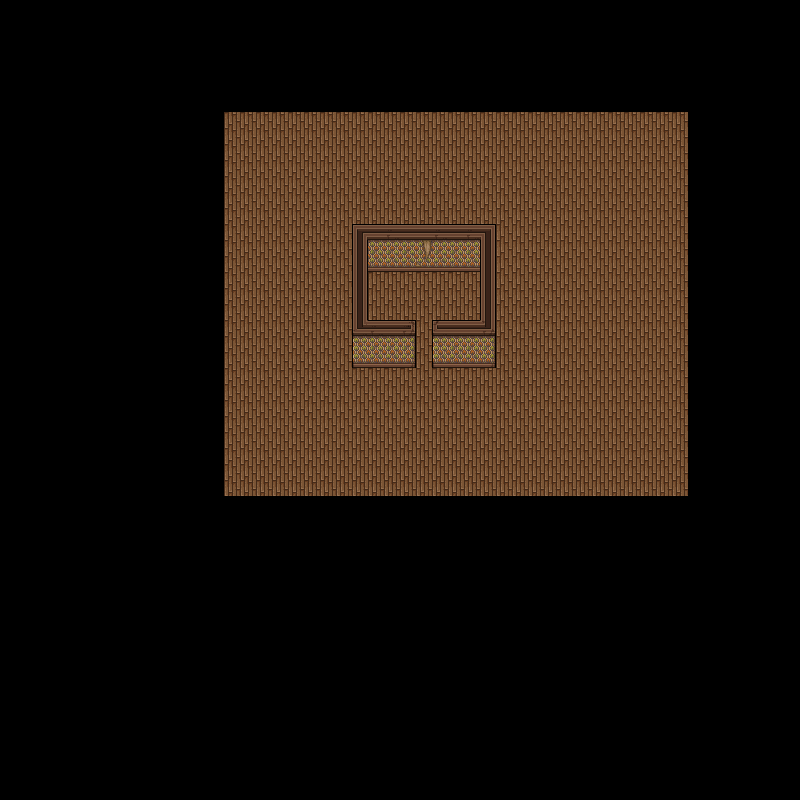

A level layout from a 2D game, rendered from its tile map. Below: a short description, then the map file with tile-grid data replaced by summaries:
An orthogonal 50x50 tile map with 16x16 px tiles, 2 tile layers (floor2, walls), 2 tilesets.

<map version="1.2" tiledversion="1.2.1" orientation="orthogonal" renderorder="right-down" width="50" height="50" tilewidth="16" tileheight="16" infinite="0" nextlayerid="3" nextobjectid="1">
 <tileset firstgid="1" name="floor2" tilewidth="16" tileheight="16" tilecount="128" columns="8">
  <image source="../images/horror-city/walls-floors/int/floor2.png" width="128" height="256" />
 </tileset>
 <tileset firstgid="129" name="Interior" tilewidth="16" tileheight="16" tilecount="1104" columns="23">
  <image source="../images/horror-city/walls-floors/int/Interior.png" width="368" height="768" />
 </tileset>
 <layer id="1" name="floor2" width="50" height="50">
  <data>[2500 cells, 696 non-empty, 1 distinct tile ids]</data>
 </layer>
 <layer id="2" name="walls" width="50" height="50">
  <data>[2500 cells, 57 non-empty, 19 distinct tile ids]</data>
 </layer>
</map>
